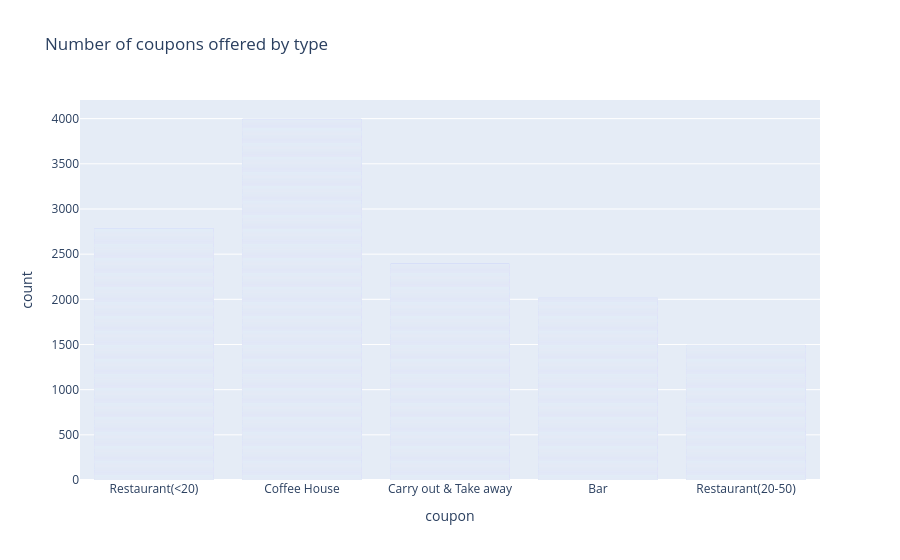

The notebook cell this image was saved under:
### Markdown cell above
5. Use a bar plot to visualize the `coupon` column.

### Code cell
px.bar(data, x='coupon', title="Number of coupons offered by type")

### Figure 1 — Plotly figure (JSON) as saved in the notebook; plotly's stock layout.template omitted (floating-point values rounded to 4 significant figures; data arrays with more than 128 entries replaced by an {"elided": "..."} marker saying what was removed)
{"data": [{"hovertemplate": "coupon=%{x}<br>count=%{y}<extra></extra>", "legendgroup": "", "marker": {"color": "#636efa", "pattern": {"shape": ""}}, "name": "", "orientation": "v", "showlegend": false, "textposition": "auto", "type": "bar", "x": {"elided": "12684 str values"}, "xaxis": "x", "y": {"elided": "12684 int values"}, "yaxis": "y"}], "layout": {"barmode": "relative", "legend": {"tracegroupgap": 0}, "title": {"text": "Number of coupons offered by type"}, "xaxis": {"anchor": "y", "domain": [0, 1], "title": {"text": "coupon"}}, "yaxis": {"anchor": "x", "domain": [0, 1], "title": {"text": "count"}}}}
